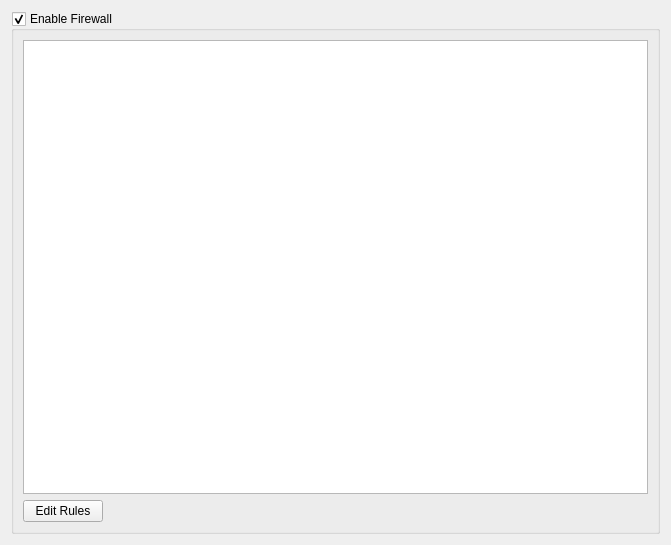
<?xml version="1.0" encoding="UTF-8"?>
<ui version="4.0">
 <class>widgetFirewall</class>
 <widget class="QWidget" name="widgetFirewall">
  <property name="geometry">
   <rect>
    <x>0</x>
    <y>0</y>
    <width>671</width>
    <height>545</height>
   </rect>
  </property>
  <property name="windowTitle">
   <string>Firewall</string>
  </property>
  <property name="windowIcon">
   <iconset resource="firewall.qrc">
    <normaloff>:/icons/firewall48.png</normaloff>:/icons/firewall48.png</iconset>
  </property>
  <layout class="QGridLayout" name="gridLayout_7">
   <item row="0" column="0">
    <widget class="QGroupBox" name="groupFirewall">
     <property name="title">
      <string>Enable Firewall</string>
     </property>
     <property name="checkable">
      <bool>true</bool>
     </property>
     <layout class="QGridLayout" name="gridLayout_8">
      <item row="1" column="0">
       <widget class="QPushButton" name="pushEdit">
        <property name="text">
         <string>Edit Rules</string>
        </property>
       </widget>
      </item>
      <item row="1" column="1">
       <spacer name="horizontalSpacer">
        <property name="orientation">
         <enum>Qt::Horizontal</enum>
        </property>
        <property name="sizeHint" stdset="0">
         <size>
          <width>40</width>
          <height>20</height>
         </size>
        </property>
       </spacer>
      </item>
      <item row="0" column="0" colspan="2">
       <widget class="QPlainTextEdit" name="editRules">
        <property name="readOnly">
         <bool>true</bool>
        </property>
       </widget>
      </item>
     </layout>
    </widget>
   </item>
  </layout>
 </widget>
 <resources>
  <include location="firewall.qrc"/>
 </resources>
 <connections/>
</ui>
